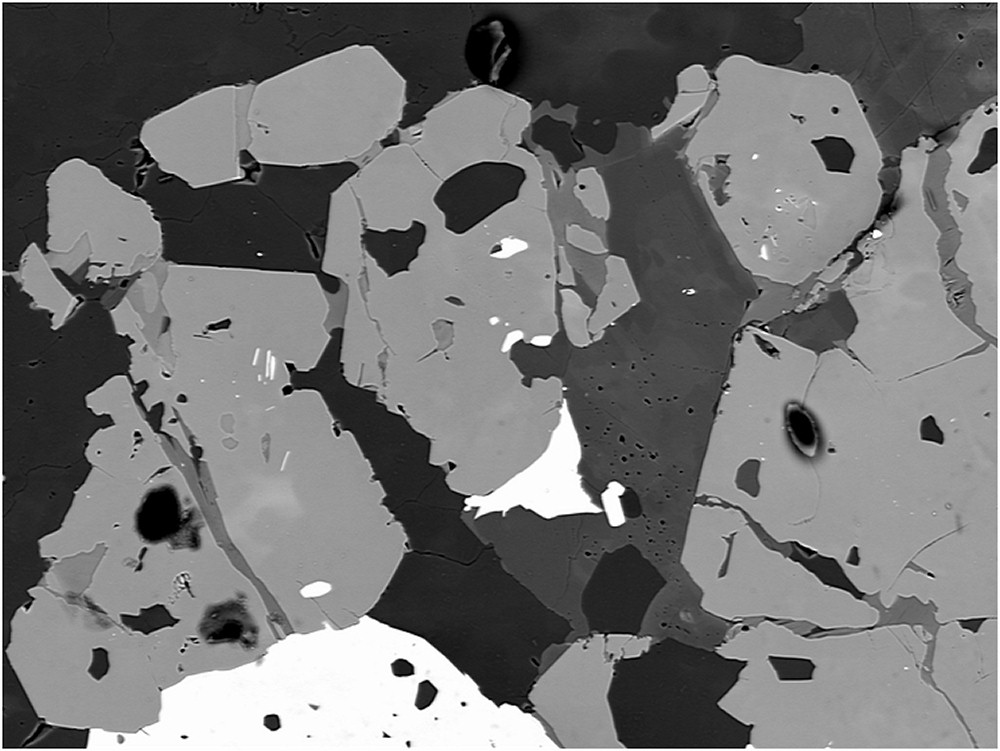
#> input picture Week 4/Code-Week#4/images/BSE_Image.jpg, 1000 x 751 px, found by its file name
$ python '8. Multi-otsu.py'
#> lines starting #> are read from the running program, lines starting #| are printed output that depends on the picture
# -*- coding: utf-8 -*-
"""
Created on Thu Feb  1 12:24:56 2024

@author: Noopa Jagadeesh
"""

"""
Multi-Otsu calculates several thresholds, determined by the number of desired classes.

Liao, P-S., Chen, T-S. and Chung, P-C.,
“A fast algorithm for multilevel thresholding”,
Journal of Information Science and Engineering 17 (5): 713-727, 2001

"""


import matplotlib.pyplot as plt
import numpy as np

from skimage import data, io, img_as_ubyte
from skimage.filters import threshold_multiotsu

# Read an image
image = io.imread("C:/Users/Downloads/COSC/Week-4/images/BSE_Image.jpg", as_gray=True)
#> image is the input picture: shape (751, 1000) float64; min 0, max 1, mean 0.452
plt.imshow(image, cmap='gray')

# Apply multi-Otsu threshold
thresholds = threshold_multiotsu(image, classes=5) #This will give us the threshold and we haven't segmented
#> thresholds = [0.205, 0.354, 0.521, 0.791]
#the image yet. There are many ways to do this segmentation and one way is to use digitize.

# Digitize (segment) original image into multiple classes based on the threshold we have defined.
#np.digitize assign values 0, 1, 2, 3, ... to pixels in each class.
regions = np.digitize(image, bins=thresholds)
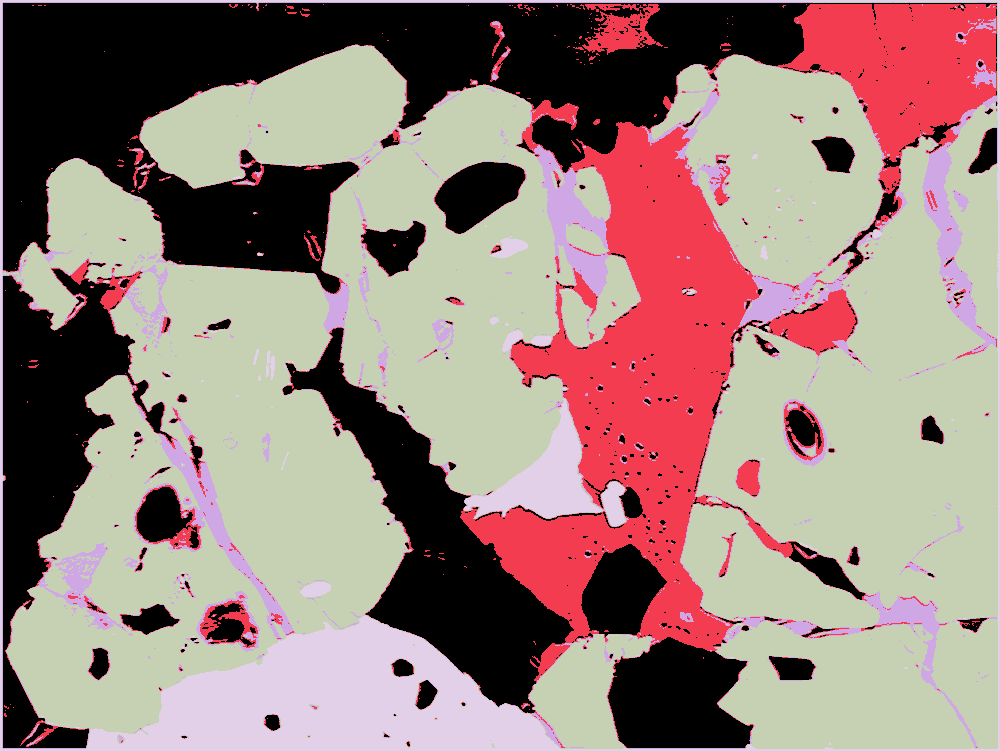
#> regions: shape (751, 1000) int64; 5 distinct labels, from 0 to 4; one colour per label, 0 black
output = img_as_ubyte(regions)  #Convert 64 bit integer values to uint8
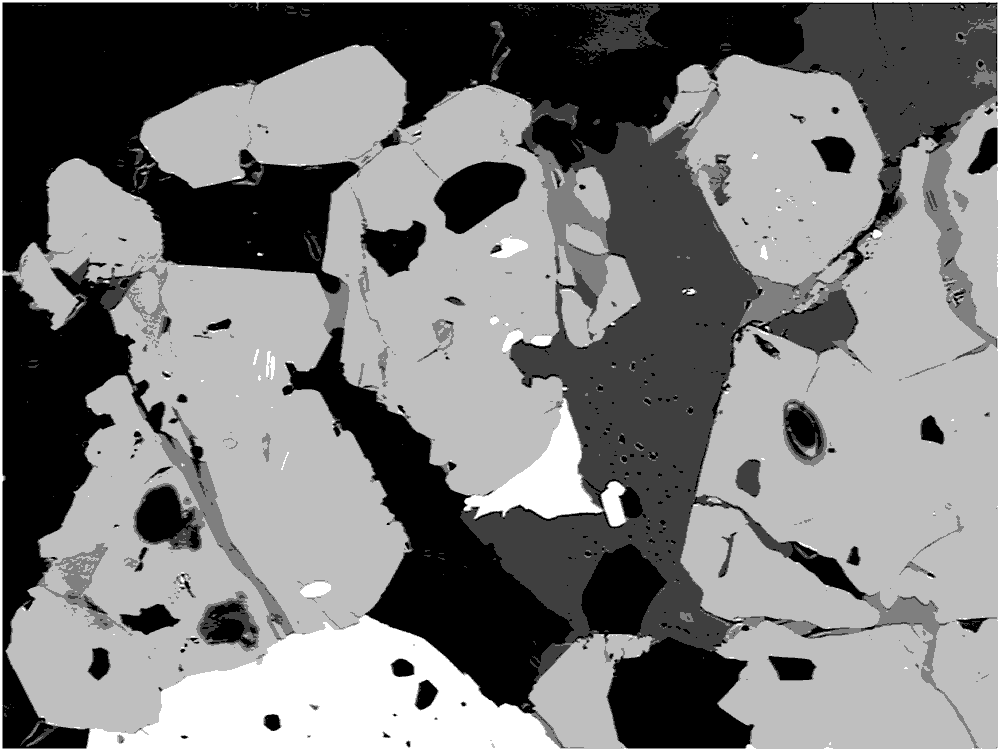
#> output: shape (751, 1000); min 0, max 4, mean 1.94; drawn with min black and max white

plt.imsave("C:/Users/Downloads/COSC/Week-4/images/Otsu_Segmented.jpg", output)
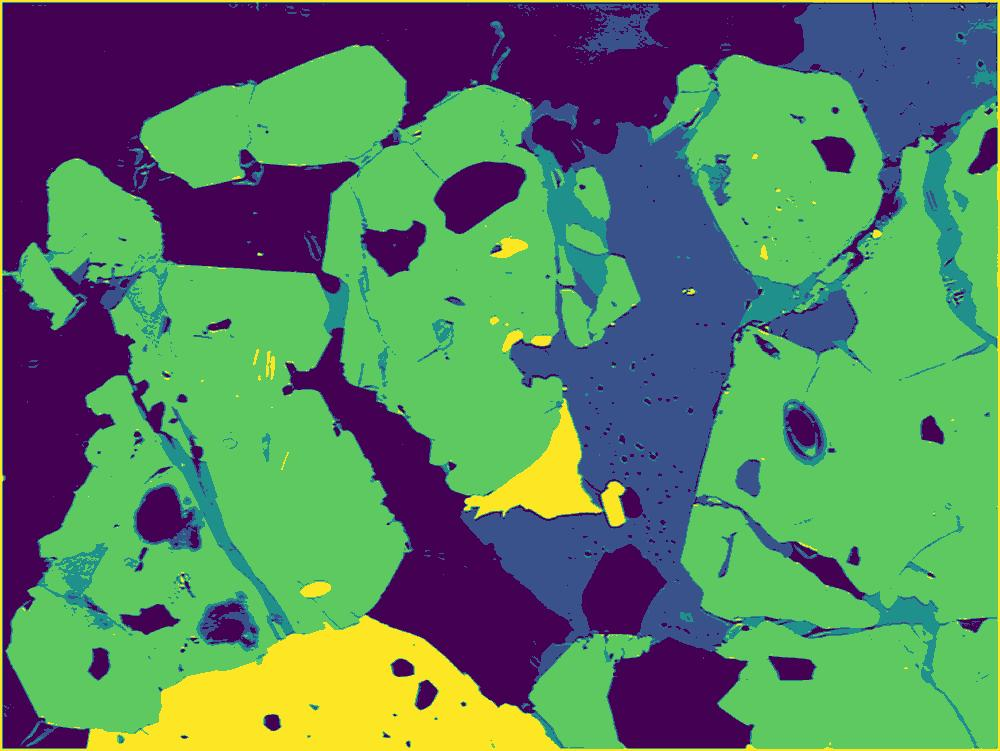
#> saved as Otsu_Segmented.jpg: shape (751, 1000, 3); mean R, G, B 89.2, 130.3, 97.3


#Let us look at the input image, thresholds on thehistogram and final segmented image
fig, ax = plt.subplots(nrows=1, ncols=3, figsize=(10, 3.5))
# Plotting the original image.
ax[0].imshow(image, cmap='gray')
ax[0].set_title('Original')
ax[0].axis('off')
# Plotting the histogram and the two thresholds obtained from
# multi-Otsu.
ax[1].hist(image.ravel(), bins=255)
ax[1].set_title('Histogram')
for thresh in thresholds:
    ax[1].axvline(thresh, color='r')
#> this loop made 4 passes
#> thresh on passes 1 to 4: 0.205, 0.354, 0.521, 0.791
# Plotting the Multi Otsu result.
ax[2].imshow(regions, cmap='Accent')
ax[2].set_title('Multi-Otsu result')
ax[2].axis('off')
plt.subplots_adjust()
plt.show()
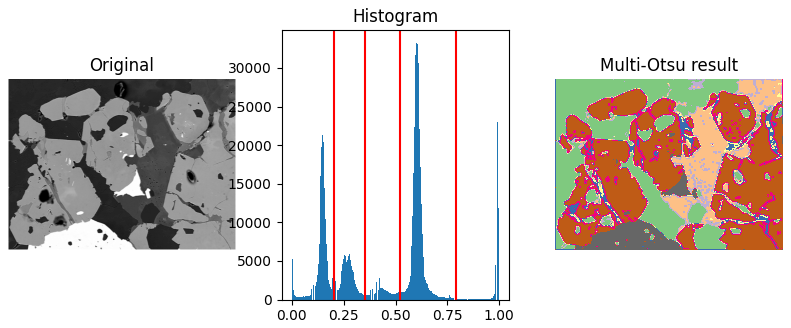
#> figure drawn by matplotlib, 3 panels; panel 2: tallest bar 33248 high, from x = 0.6 to 0.604

$ run again, with Week 4/Code-Week#4/images/red_panda.jpg copied over Week 4/Code-Week#4/images/BSE_Image.jpg
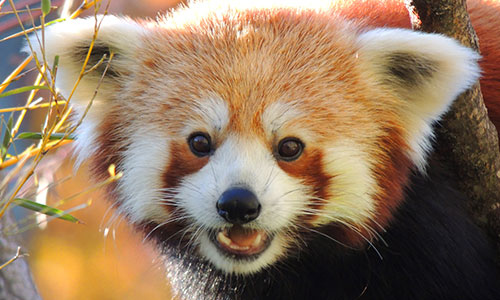
#> input picture Week 4/Code-Week#4/images/red_panda.jpg, 500 x 300 px, found by its file name
#> thresholds = [0.213, 0.428, 0.6, 0.771]
#> regions: shape (300, 500) int64; 5 distinct labels, from 0 to 4
#> `plt.imsave("C:/Users/Downloads/COSC/Week-4/images/Otsu_Segmented.jpg",..`:
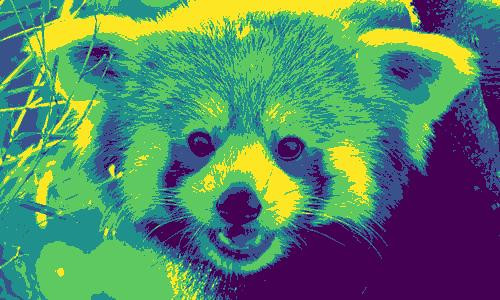
#> saved as Otsu_Segmented.jpg: shape (300, 500, 3); mean R, G, B 84.3, 131.9, 104.2
#> the loop `for thresh in thresholds:` made 4 passes
#> thresh on passes 1 to 4: 0.213, 0.428, 0.6, 0.771
#> `plt.show()`:
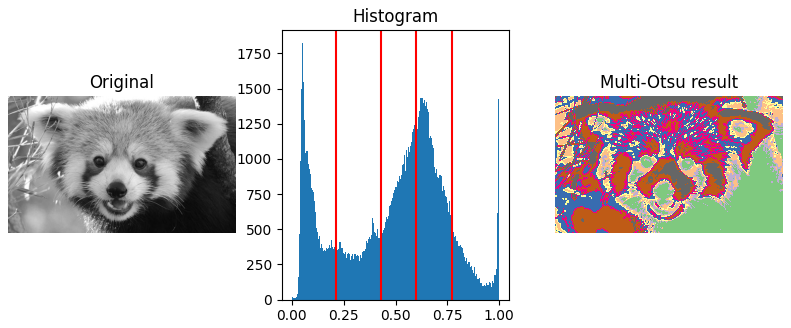
#> figure drawn by matplotlib, 3 panels; panel 2: tallest bar 1825 high, from x = 0.051 to 0.0549
